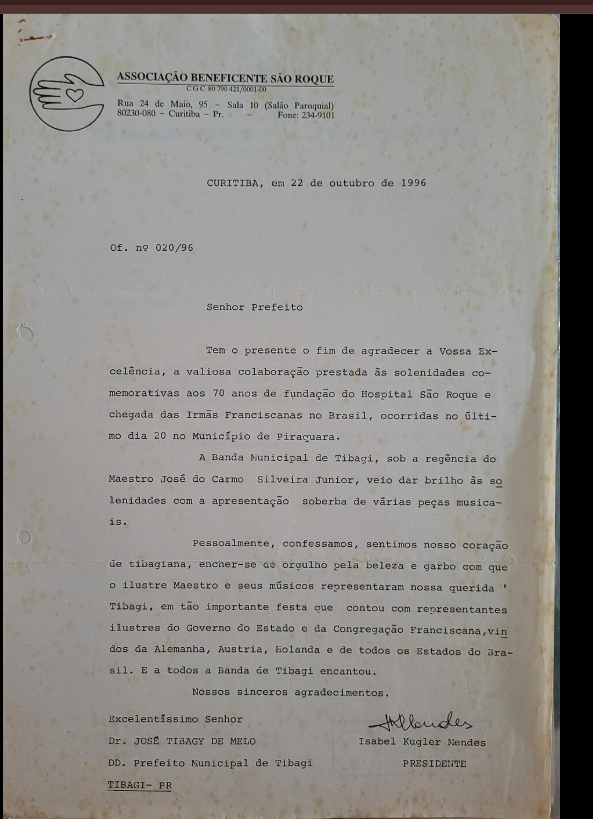
#> input picture Project-4-Image-Text-Recognition/input_images/sample1.png, 593 x 823 px
$ python app.py --image input_images/sample1.png
#> lines starting #> are read from the running program, lines starting #| are printed output that depends on the picture; after the words box and inside, x2 and y2 are one past the last pixel; in counts of white or black regions, pixels touching at a corner belong together
"""
Project 4 - Image / Text Recognition (Improved v2) - OCR Pipeline
DecodeLabs AI Internship

Key fixes over the original:
  1. Confidence gate lowered from 80% → 40%  (real scans rarely hit 80%)
  2. 2× image upscaling BEFORE OCR            (biggest single accuracy boost)
  3. CLAHE contrast enhancement               (fixes uneven lighting in scans)
  4. Bilateral filter instead of Gaussian     (preserves text edges better)
  5. Both Otsu + Adaptive thresholding tried  (best result auto-selected)
  6. PSM modes 3, 6, 11 all tried             (best word-count auto-selected)
  7. --lang flag added                        (use 'por+eng' for Portuguese)
  8. Saves debug_preprocessed.jpg             (shows what Tesseract sees)

Usage:
    python app.py --image input_images/sample1.png
    python app.py --image input_images/sample2.png --lang por+eng --threshold 35
"""

import argparse
import os

import cv2
import numpy as np
import pytesseract
pytesseract.pytesseract.tesseract_cmd = r'C:\Program Files\Tesseract-OCR\tesseract.exe'
from PIL import Image as PILImage

DEFAULT_CONFIDENCE_THRESHOLD = 40    # was 80 — much more realistic for scanned docs
DEFAULT_LANG = "eng"                 # override with --lang por+eng for Portuguese docs
DEFAULT_SCALE = 2.0                  # upscale factor before OCR


# ──────────────────────────────────────────────────────────────────────
# 1.  UPSCALE — biggest single improvement for low-DPI scans
# ──────────────────────────────────────────────────────────────────────
def upscale(image, scale: float = 2.0):
    h, w = image.shape[:2]
    return cv2.resize(
        image, (int(w * scale), int(h * scale)), interpolation=cv2.INTER_CUBIC
    )


# ──────────────────────────────────────────────────────────────────────
# 2.  PREPROCESSING STRATEGIES
# ──────────────────────────────────────────────────────────────────────
def _enhance(gray):
    """Shared step: bilateral denoise + CLAHE contrast boost."""
    denoised = cv2.bilateralFilter(gray, 9, 75, 75)
    clahe = cv2.createCLAHE(clipLimit=2.0, tileGridSize=(8, 8))
    return clahe.apply(denoised)


def preprocess_otsu(gray):
    """Otsu global threshold — good for high-contrast clean documents."""
    enhanced = _enhance(gray)
    _, thresh = cv2.threshold(enhanced, 0, 255, cv2.THRESH_BINARY + cv2.THRESH_OTSU)
    return thresh


# [6 lines left out: function preprocess_adaptive, not called in this run]


# ──────────────────────────────────────────────────────────────────────
# 3.  OCR
# ──────────────────────────────────────────────────────────────────────
def run_ocr(processed_image, lang: str = DEFAULT_LANG, psm: int = 6):
    """Run pytesseract and return per-word data dict including confidence."""
    pil_image = PILImage.fromarray(processed_image)
    config = f"--psm {psm} --oem 3"
    return pytesseract.image_to_data(
        pil_image, lang=lang, config=config, output_type=pytesseract.Output.DICT
    )


# [12 lines left out: function count_accepted, not called in this run]


def best_ocr_result(gray, lang, threshold):
    """
    Try every combo of {Otsu, Adaptive} × {PSM 6, 3, 11}.
    Returns whichever gives the most words passing the confidence gate.
    """
    combos = [
        ("otsu",     preprocess_otsu,      6),
        ("otsu",     preprocess_otsu,      3),
        ("otsu",     preprocess_otsu,     11),
        ("adaptive", preprocess_adaptive,  6),
        ("adaptive", preprocess_adaptive,  3),
        ("adaptive", preprocess_adaptive, 11),
    ]
    best_data, best_thresh_img, best_count, best_label = None, None, -1, "none"

    for prep_name, prep_fn, psm in combos:
        try:
            thresh_img = prep_fn(gray)
            data = run_ocr(thresh_img, lang=lang, psm=psm)
            count = count_accepted(data, threshold)
            label = f"{prep_name}/PSM-{psm}"
            if count > best_count:
                best_count = count
                best_data = data
                best_thresh_img = thresh_img
                best_label = label
        except Exception:
            continue

    return best_data, best_thresh_img, best_count, best_label


# ──────────────────────────────────────────────────────────────────────
# 4.  ANNOTATE  (bounding boxes drawn on the ORIGINAL-size image)
# ──────────────────────────────────────────────────────────────────────
# [33 lines left out: function filter_and_annotate, not called in this run]


# ──────────────────────────────────────────────────────────────────────
# 5.  MAIN
# ──────────────────────────────────────────────────────────────────────
def main():
    parser = argparse.ArgumentParser(description="Project 4 - Improved OCR Pipeline v2")
    parser.add_argument("--image",     default="input_images/sample1.jpg",
                        help="Path to input image")
    parser.add_argument("--lang",      default=DEFAULT_LANG,
                        help="Tesseract language code(s), e.g. 'eng', 'por+eng'")
    parser.add_argument("--threshold", type=int, default=DEFAULT_CONFIDENCE_THRESHOLD,
                        help="Confidence gate 0-100 (default: 40)")
    parser.add_argument("--scale",     type=float, default=DEFAULT_SCALE,
                        help="Upscale factor before OCR (default: 2.0)")
    args = parser.parse_args()

    if not os.path.exists(args.image):
        print(f"ERROR: image not found: {args.image}")
        print("Add a photo to input_images/ and try again.")
        return

    os.makedirs("output", exist_ok=True)

    # Load → upscale → greyscale
    original = cv2.imread(args.image)
#> original is the input picture: shape (823, 593, 3); mean B, G, R 136.9, 140.8, 143.4
    upscaled = upscale(original, scale=args.scale)
    gray     = cv2.cvtColor(upscaled, cv2.COLOR_BGR2GRAY)

    # Try all combos, pick the best
    ocr_data, best_thresh_img, accepted_count, best_label = best_ocr_result(
        gray, args.lang, args.threshold
    )
#> the loop in best_ocr_result, `for prep_name, prep_fn, psm in combos:` made 1 pass
#> pass 1, in _enhance, `denoised = cv2.bilateralFilter(gray, 9, 75, 75)`:
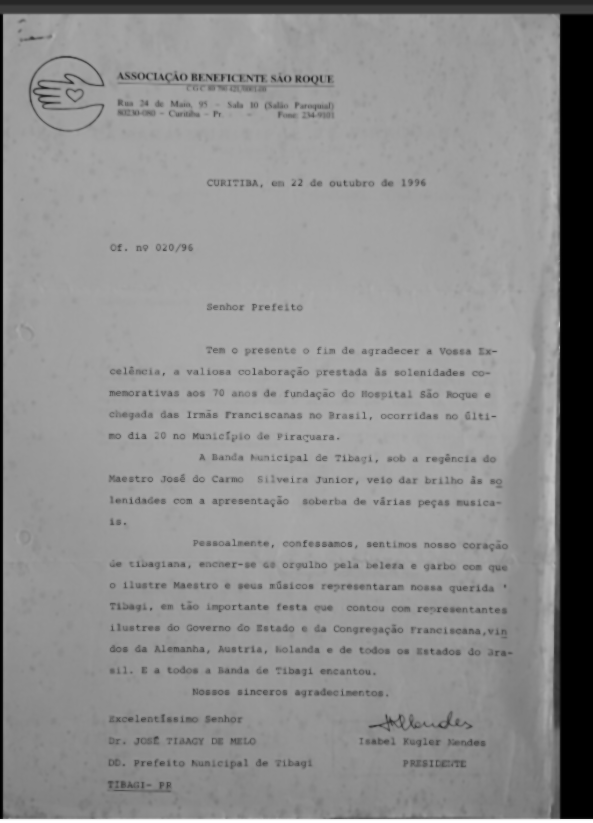
#> denoised: shape (1646, 1186) (shown at 1/2 size); min 0, max 255, mean 141.3
#> pass 1, in preprocess_otsu, `enhanced = _enhance(gray)`:
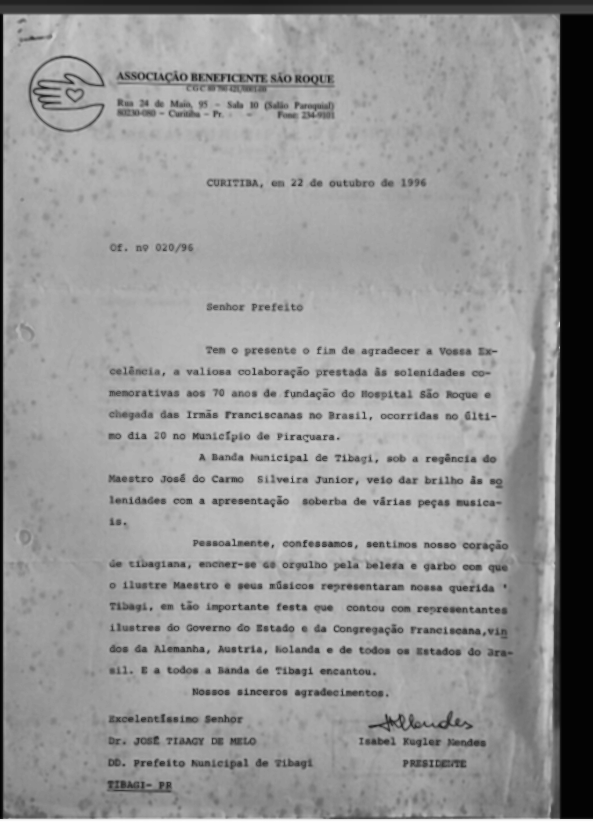
#> enhanced: shape (1646, 1186) (shown at 1/2 size); min 2, max 255, mean 149
#> pass 1, in preprocess_otsu, `_, thresh = cv2.threshold(enhanced, 0, 255, cv2.THRESH_BINARY + cv2.TH..`:
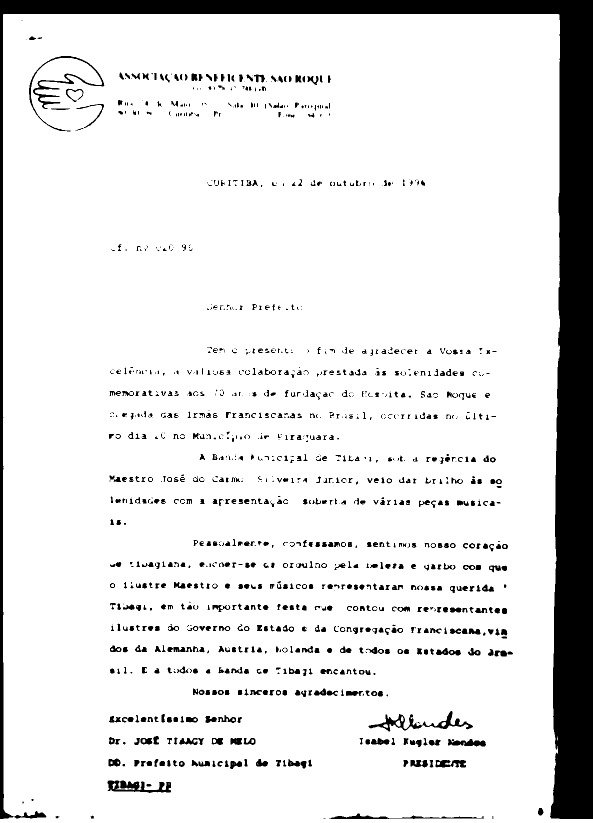
#> thresh: shape (1646, 1186) (shown at 1/2 size); 88.6% white; 1211 black regions (418 under 20 px), largest, box (x1, y1, x2, y2) and area: (0, 0, 1186, 1638) 160068, (58, 112, 209, 263) 2194, (737, 1422, 946, 1463) 1964
#> after the loop in best_ocr_result, `for prep_name, prep_fn, psm in combos:`: best_count = -1; best_label = 'none'

    # Annotate on original-size image
    annotated, accepted_words = filter_and_annotate(
        original, ocr_data, args.threshold, args.scale
    )

    # Save outputs
    cv2.imwrite("output/output_image.jpg",        annotated)
    cv2.imwrite("output/debug_preprocessed.jpg",  best_thresh_img)  # handy for debugging

    extracted_text = " ".join(w for w, _ in accepted_words)
    with open("output/detected_text.txt", "w", encoding="utf-8") as f:
        f.write(extracted_text)

    # Report
    total_detected = sum(1 for t in ocr_data["text"] if t.strip())
    print("=" * 57)
    print(" DecodeLabs OCR Report — v2 (Improved)")
    print("=" * 57)
    print(f"  Best strategy          : {best_label}")
    print(f"  Language               : {args.lang}")
    print(f"  Upscale factor         : {args.scale}x")
    print(f"  Confidence gate        : {args.threshold}%")
    print(f"  Words found by Tess.   : {total_detected}")
    print(f"  Words past gate        : {accepted_count}")
    if accepted_words:
        avg_conf = sum(c for _, c in accepted_words) / len(accepted_words)
        print(f"  Avg accepted conf.     : {avg_conf:.1f}%")
    print(f"  Annotated image saved  : output/output_image.jpg")
    print(f"  Debug preprocessed     : output/debug_preprocessed.jpg")
    print(f"  Text file saved        : output/detected_text.txt")

    if accepted_words:
        print()
        print("Extracted text:")
        print("-" * 40)
        preview = extracted_text[:500]
        print(preview + ("..." if len(extracted_text) > 500 else ""))
    else:
        print()
        print("Still no text passed the gate. Try these in order:")
        print("  1. Lower threshold  ->  --threshold 25")
        print("  2. Portuguese lang  ->  --lang por+eng")
        print("     (requires: sudo apt install tesseract-ocr-por  on Linux)")
        print("     (Windows: download por.traineddata into Tesseract tessdata/ folder)")
        print("  3. Higher scale     ->  --scale 3.0")
        print("  4. Use a cleaner image (printed book page, receipt, poster)")


if __name__ == "__main__":
    main()
#> (the call stopped at in run_ocr, `return pytesseract.image_to_data( pil_image, lang=lang, config=config,..`: pytesseract is not available in this run)

$ run again, with Project-4-Image-Text-Recognition/input_images/sample2.png copied over Project-4-Image-Text-Recognition/input_images/sample1.png
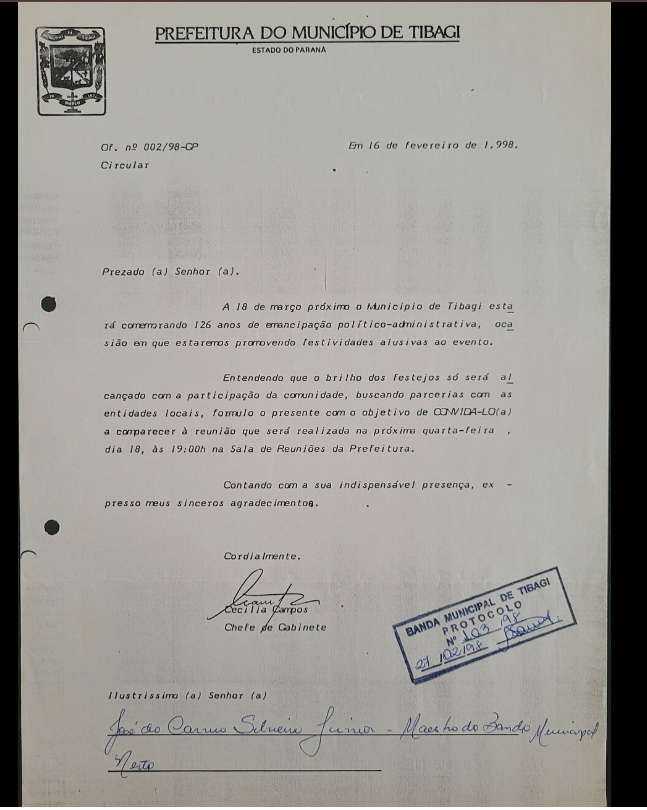
#> input picture Project-4-Image-Text-Recognition/input_images/sample2.png, 647 x 810 px
#> in main, original is the input picture: shape (810, 647, 3); mean B, G, R 148.7, 153.7, 155.6
#> the loop in best_ocr_result, `for prep_name, prep_fn, psm in combos:` made 1 pass
#> pass 1, in preprocess_otsu, `enhanced = _enhance(gray)`:
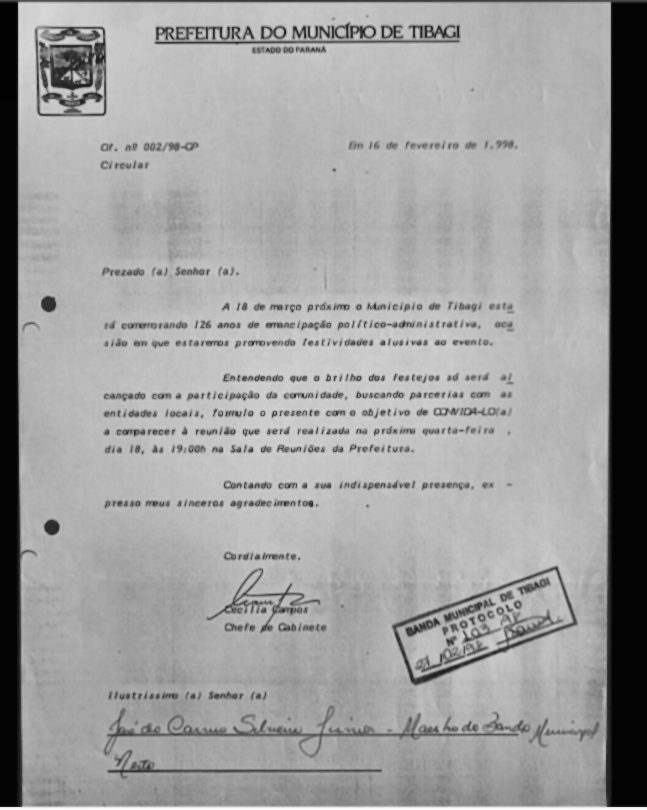
#> enhanced: shape (1620, 1294) (shown at 1/2 size); min 2, max 255, mean 158.1
#> pass 1, in preprocess_otsu, `_, thresh = cv2.threshold(enhanced, 0, 255, cv2.THRESH_BINARY + cv2.TH..`:
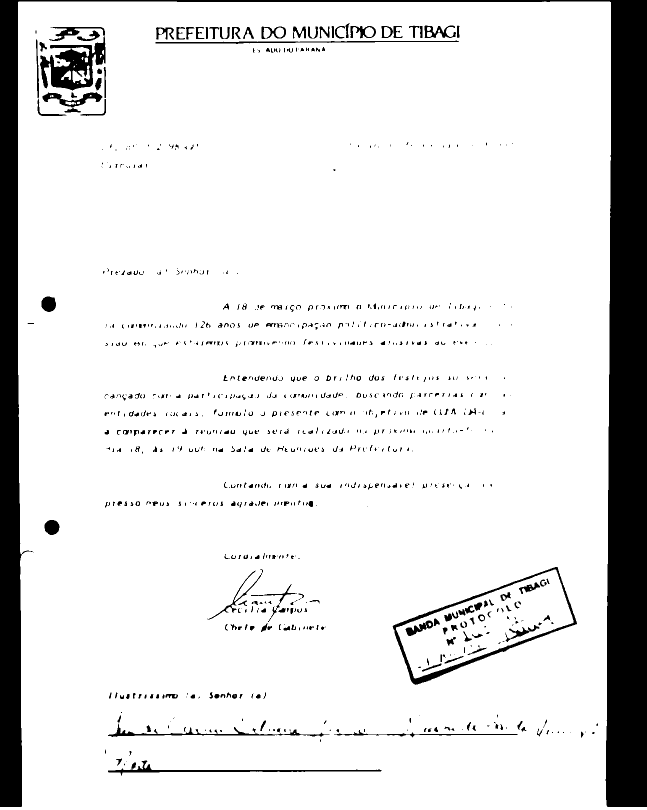
#> thresh: shape (1620, 1294) (shown at 1/2 size); 88.4% white; 1003 black regions (572 under 20 px), largest, box (x1, y1, x2, y2) and area: (0, 0, 1294, 1614) 189690, (80, 54, 211, 181) 7447, (785, 1134, 1154, 1370) 5493
#> after the loop in best_ocr_result, `for prep_name, prep_fn, psm in combos:`: best_count = -1; best_label = 'none'
